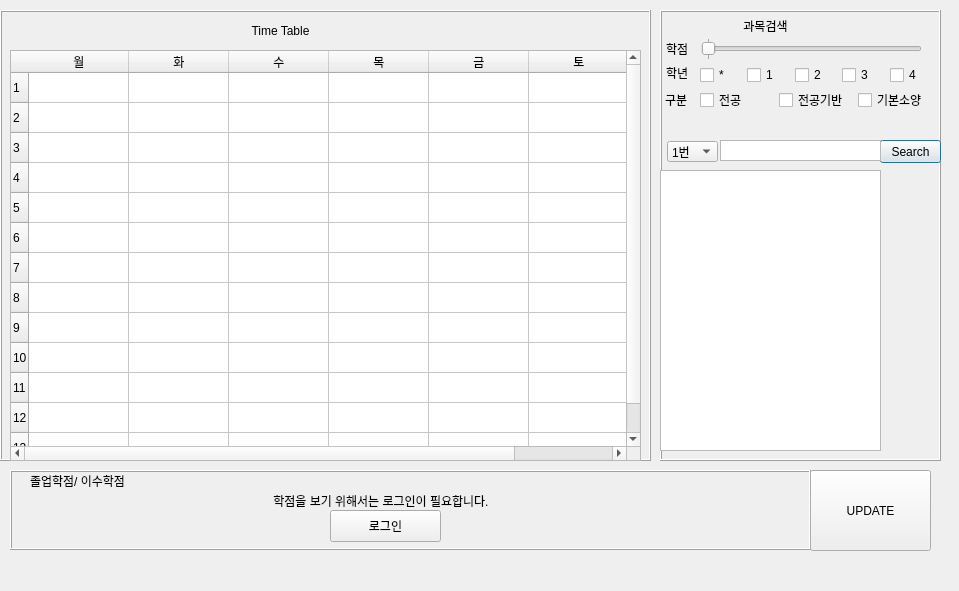
<?xml version="1.0" encoding="UTF-8"?>
<ui version="4.0">
 <class>Dialog</class>
 <widget class="QDialog" name="Dialog">
  <property name="geometry">
   <rect>
    <x>0</x>
    <y>0</y>
    <width>959</width>
    <height>591</height>
   </rect>
  </property>
  <property name="windowTitle">
   <string>Dialog</string>
  </property>
  <widget class="QFrame" name="frame">
   <property name="geometry">
    <rect>
     <x>0</x>
     <y>10</y>
     <width>651</width>
     <height>451</height>
    </rect>
   </property>
   <property name="frameShape">
    <enum>QFrame::Box</enum>
   </property>
   <property name="frameShadow">
    <enum>QFrame::Raised</enum>
   </property>
   <widget class="QTableWidget" name="tableWidget">
    <property name="geometry">
     <rect>
      <x>10</x>
      <y>40</y>
      <width>631</width>
      <height>411</height>
     </rect>
    </property>
    <property name="showGrid">
     <bool>true</bool>
    </property>
    <property name="gridStyle">
     <enum>Qt::SolidLine</enum>
    </property>
    <property name="rowCount">
     <number>13</number>
    </property>
    <property name="columnCount">
     <number>6</number>
    </property>
    <row/>
    <row/>
    <row/>
    <row/>
    <row/>
    <row/>
    <row/>
    <row/>
    <row/>
    <row/>
    <row/>
    <row/>
    <row/>
    <column>
     <property name="text">
      <string>월</string>
     </property>
    </column>
    <column>
     <property name="text">
      <string>화</string>
     </property>
    </column>
    <column>
     <property name="text">
      <string>수</string>
     </property>
    </column>
    <column>
     <property name="text">
      <string>목</string>
     </property>
    </column>
    <column>
     <property name="text">
      <string>금</string>
     </property>
    </column>
    <column>
     <property name="text">
      <string>토</string>
     </property>
    </column>
   </widget>
   <widget class="QLabel" name="label">
    <property name="geometry">
     <rect>
      <x>30</x>
      <y>0</y>
      <width>501</width>
      <height>41</height>
     </rect>
    </property>
    <property name="text">
     <string>Time Table</string>
    </property>
    <property name="alignment">
     <set>Qt::AlignCenter</set>
    </property>
   </widget>
  </widget>
  <widget class="QFrame" name="frame_2">
   <property name="geometry">
    <rect>
     <x>660</x>
     <y>10</y>
     <width>281</width>
     <height>451</height>
    </rect>
   </property>
   <property name="frameShape">
    <enum>QFrame::Box</enum>
   </property>
   <property name="frameShadow">
    <enum>QFrame::Raised</enum>
   </property>
   <widget class="QListView" name="listView">
    <property name="geometry">
     <rect>
      <x>0</x>
      <y>160</y>
      <width>221</width>
      <height>281</height>
     </rect>
    </property>
   </widget>
   <widget class="QLabel" name="label_3">
    <property name="geometry">
     <rect>
      <x>0</x>
      <y>0</y>
      <width>211</width>
      <height>31</height>
     </rect>
    </property>
    <property name="text">
     <string>과목검색</string>
    </property>
    <property name="alignment">
     <set>Qt::AlignCenter</set>
    </property>
   </widget>
   <widget class="QLabel" name="label_4">
    <property name="geometry">
     <rect>
      <x>5</x>
      <y>80</y>
      <width>30</width>
      <height>20</height>
     </rect>
    </property>
    <property name="text">
     <string>구분</string>
    </property>
   </widget>
   <widget class="QLabel" name="label_5">
    <property name="geometry">
     <rect>
      <x>6</x>
      <y>53</y>
      <width>30</width>
      <height>20</height>
     </rect>
    </property>
    <property name="text">
     <string>학년</string>
    </property>
   </widget>
   <widget class="QLabel" name="label_6">
    <property name="geometry">
     <rect>
      <x>6</x>
      <y>29</y>
      <width>30</width>
      <height>20</height>
     </rect>
    </property>
    <property name="text">
     <string>학점</string>
    </property>
   </widget>
   <widget class="QWidget" name="horizontalLayoutWidget">
    <property name="geometry">
     <rect>
      <x>40</x>
      <y>50</y>
      <width>231</width>
      <height>31</height>
     </rect>
    </property>
    <layout class="QHBoxLayout" name="horizontalLayout">
     <item>
      <widget class="QCheckBox" name="checkBox_8">
       <property name="text">
        <string>*</string>
       </property>
      </widget>
     </item>
     <item>
      <widget class="QCheckBox" name="checkBox_7">
       <property name="text">
        <string>1</string>
       </property>
      </widget>
     </item>
     <item>
      <widget class="QCheckBox" name="checkBox_6">
       <property name="text">
        <string>2</string>
       </property>
      </widget>
     </item>
     <item>
      <widget class="QCheckBox" name="checkBox_5">
       <property name="text">
        <string>3</string>
       </property>
      </widget>
     </item>
     <item>
      <widget class="QCheckBox" name="checkBox_4">
       <property name="text">
        <string>4</string>
       </property>
      </widget>
     </item>
    </layout>
   </widget>
   <widget class="QWidget" name="horizontalLayoutWidget_2">
    <property name="geometry">
     <rect>
      <x>40</x>
      <y>75</y>
      <width>231</width>
      <height>31</height>
     </rect>
    </property>
    <layout class="QHBoxLayout" name="horizontalLayout_2">
     <item>
      <widget class="QCheckBox" name="checkBox_3">
       <property name="text">
        <string>전공</string>
       </property>
      </widget>
     </item>
     <item>
      <widget class="QCheckBox" name="checkBox_2">
       <property name="text">
        <string>전공기반</string>
       </property>
      </widget>
     </item>
     <item>
      <widget class="QCheckBox" name="checkBox">
       <property name="text">
        <string>기본소양</string>
       </property>
      </widget>
     </item>
    </layout>
   </widget>
   <widget class="QSlider" name="horizontalSlider">
    <property name="geometry">
     <rect>
      <x>41</x>
      <y>28</y>
      <width>221</width>
      <height>22</height>
     </rect>
    </property>
    <property name="maximumSize">
     <size>
      <width>221</width>
      <height>16777215</height>
     </size>
    </property>
    <property name="minimum">
     <number>1</number>
    </property>
    <property name="maximum">
     <number>6</number>
    </property>
    <property name="orientation">
     <enum>Qt::Horizontal</enum>
    </property>
    <property name="invertedAppearance">
     <bool>false</bool>
    </property>
    <property name="invertedControls">
     <bool>false</bool>
    </property>
    <property name="tickPosition">
     <enum>QSlider::TicksBothSides</enum>
    </property>
    <property name="tickInterval">
     <number>0</number>
    </property>
   </widget>
   <widget class="QComboBox" name="comboBox">
    <property name="geometry">
     <rect>
      <x>7</x>
      <y>131</y>
      <width>51</width>
      <height>21</height>
     </rect>
    </property>
    <property name="sizePolicy">
     <sizepolicy hsizetype="Ignored" vsizetype="Fixed">
      <horstretch>0</horstretch>
      <verstretch>0</verstretch>
     </sizepolicy>
    </property>
    <item>
     <property name="text">
      <string>1번</string>
     </property>
    </item>
    <item>
     <property name="text">
      <string>2번</string>
     </property>
    </item>
    <item>
     <property name="text">
      <string>3번</string>
     </property>
    </item>
   </widget>
   <widget class="QPushButton" name="pushButton">
    <property name="geometry">
     <rect>
      <x>220</x>
      <y>130</y>
      <width>61</width>
      <height>23</height>
     </rect>
    </property>
    <property name="sizePolicy">
     <sizepolicy hsizetype="Ignored" vsizetype="Fixed">
      <horstretch>0</horstretch>
      <verstretch>0</verstretch>
     </sizepolicy>
    </property>
    <property name="text">
     <string>Search</string>
    </property>
   </widget>
   <widget class="QPlainTextEdit" name="plainTextEdit">
    <property name="geometry">
     <rect>
      <x>60</x>
      <y>130</y>
      <width>161</width>
      <height>21</height>
     </rect>
    </property>
    <property name="acceptDrops">
     <bool>true</bool>
    </property>
    <property name="autoFillBackground">
     <bool>false</bool>
    </property>
    <property name="lineWidth">
     <number>1</number>
    </property>
    <property name="verticalScrollBarPolicy">
     <enum>Qt::ScrollBarAlwaysOff</enum>
    </property>
   </widget>
  </widget>
  <widget class="QFrame" name="frame_3">
   <property name="geometry">
    <rect>
     <x>10</x>
     <y>470</y>
     <width>801</width>
     <height>80</height>
    </rect>
   </property>
   <property name="frameShape">
    <enum>QFrame::Box</enum>
   </property>
   <property name="frameShadow">
    <enum>QFrame::Raised</enum>
   </property>
   <property name="lineWidth">
    <number>1</number>
   </property>
   <widget class="QLabel" name="label_2">
    <property name="geometry">
     <rect>
      <x>20</x>
      <y>0</y>
      <width>771</width>
      <height>21</height>
     </rect>
    </property>
    <property name="text">
     <string>졸업학점/ 이수학점</string>
    </property>
   </widget>
   <widget class="QPushButton" name="pushButton_3">
    <property name="geometry">
     <rect>
      <x>320</x>
      <y>40</y>
      <width>111</width>
      <height>32</height>
     </rect>
    </property>
    <property name="text">
     <string>로그인</string>
    </property>
   </widget>
   <widget class="QLabel" name="label_7">
    <property name="geometry">
     <rect>
      <x>260</x>
      <y>20</y>
      <width>231</width>
      <height>21</height>
     </rect>
    </property>
    <property name="text">
     <string> 학점을 보기 위해서는 로그인이 필요합니다.</string>
    </property>
   </widget>
  </widget>
  <widget class="QPushButton" name="pushButton_2">
   <property name="geometry">
    <rect>
     <x>810</x>
     <y>470</y>
     <width>121</width>
     <height>81</height>
    </rect>
   </property>
   <property name="text">
    <string>UPDATE</string>
   </property>
  </widget>
 </widget>
 <resources/>
 <connections/>
</ui>
